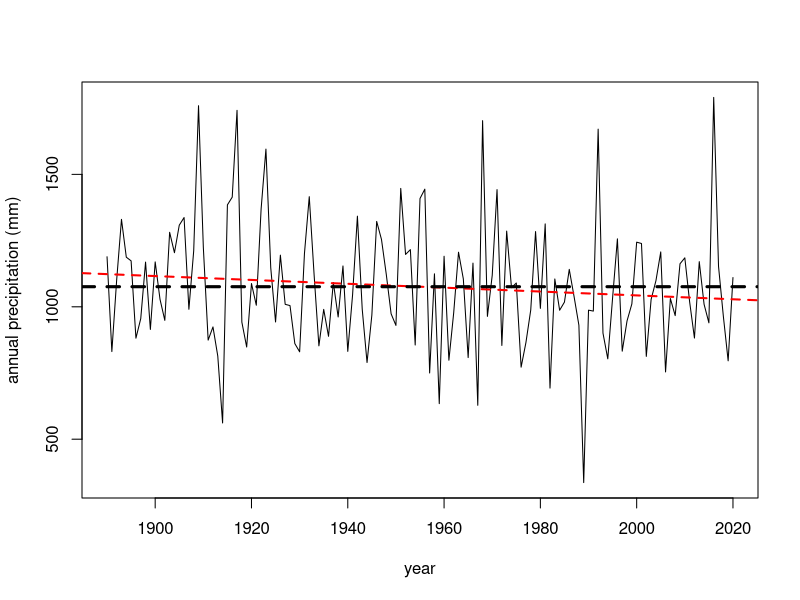
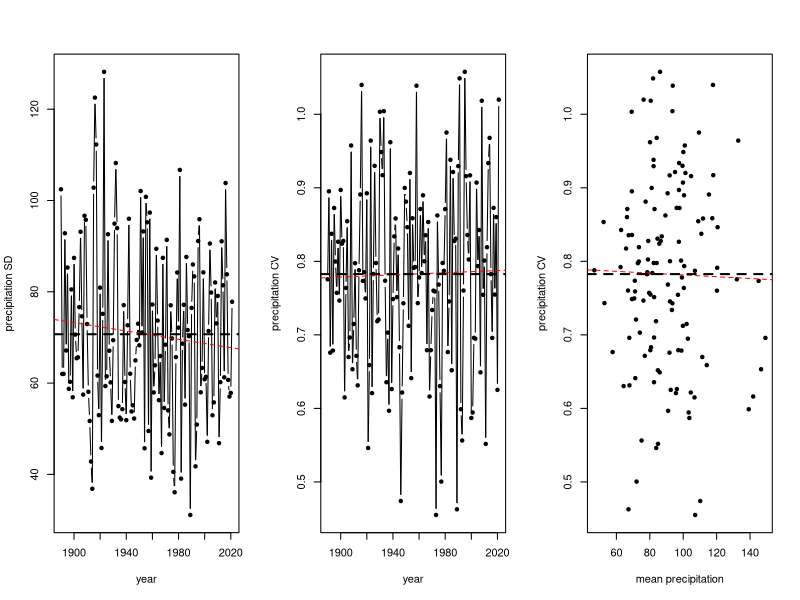
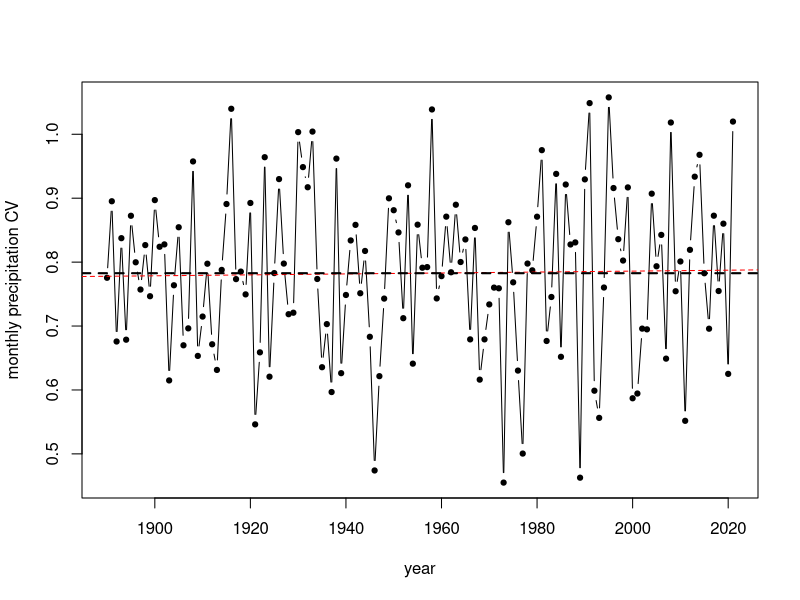
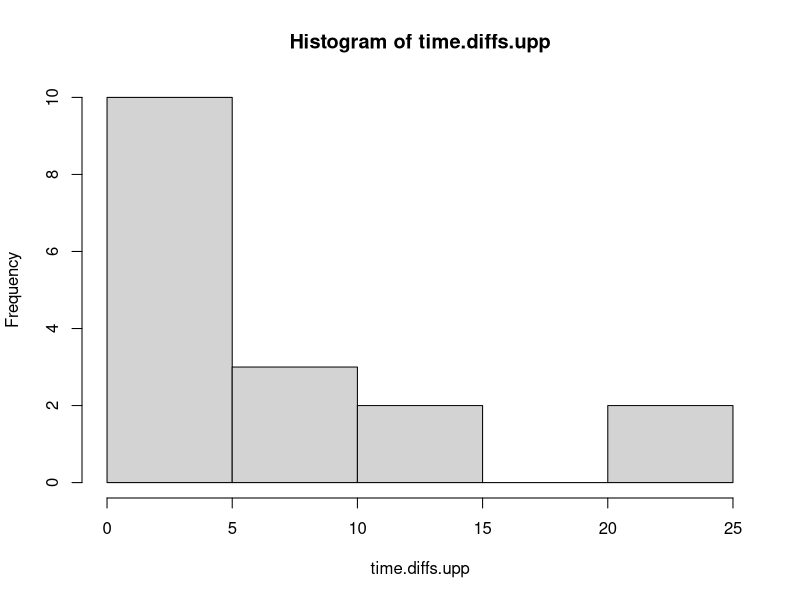
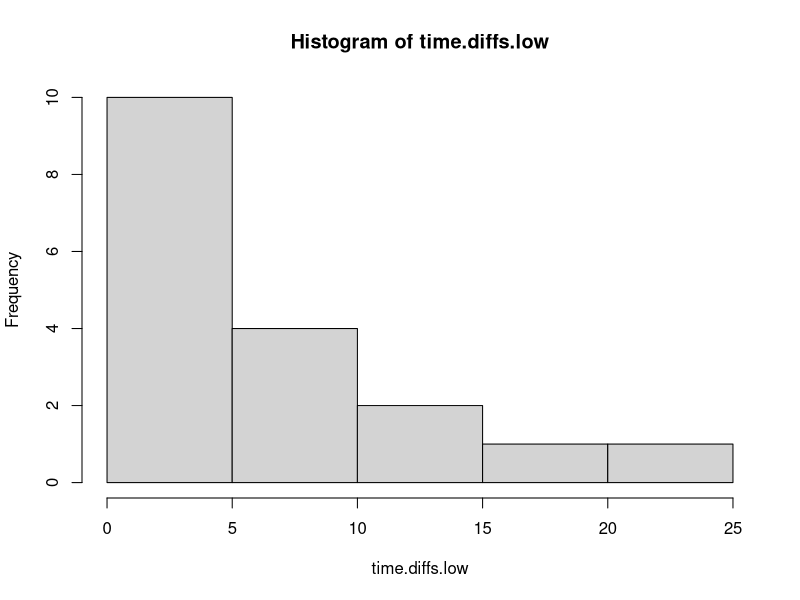
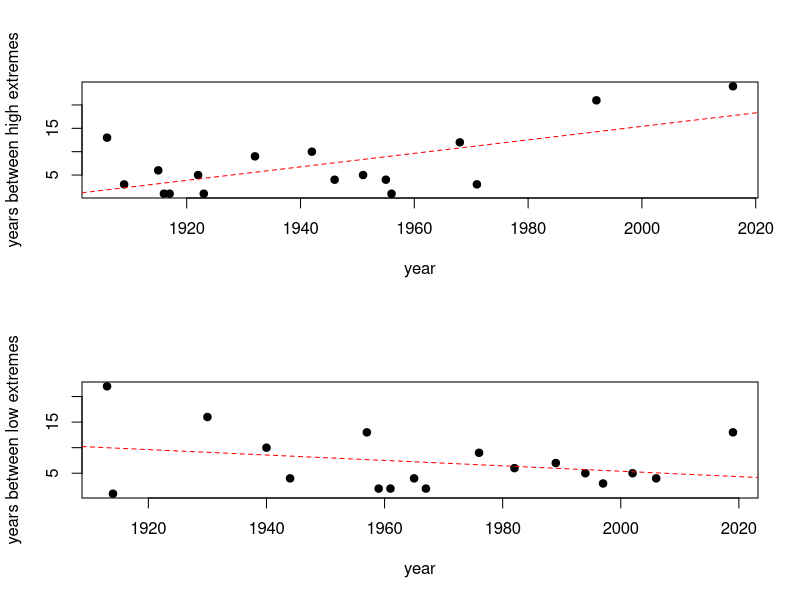

Write the R code that produced these figures, in order.
# Calculate trends in rainfall extremes
## January 2020

# functions
# Set functions
AICc <- function(...) {
  models <- list(...)
  num.mod <- length(models)
  AICcs <- numeric(num.mod)
  ns <- numeric(num.mod)
  ks <- numeric(num.mod)
  AICc.vec <- rep(0,num.mod)
  for (i in 1:num.mod) {
    if (length(models[[i]]$df.residual) == 0) n <- models[[i]]$dims$N else n <- length(models[[i]]$residuals)
    if (length(models[[i]]$df.residual) == 0) k <- sum(models[[i]]$dims$ncol) else k <- (length(models[[i]]$coeff))+1
    AICcs[i] <- (-2*logLik(models[[i]])) + ((2*k*n)/(n-k-1))
    ns[i] <- n
    ks[i] <- k
    AICc.vec[i] <- AICcs[i]
  }
  return(AICc.vec)
}

delta.AIC <- function(x) x - min(x) ## where x is a vector of AIC
weight.AIC <- function(x) (exp(-0.5*x))/sum(exp(-0.5*x)) ## Where x is a vector of dAIC
ch.dev <- function(x) ((( as.numeric(x$null.deviance) - as.numeric(x$deviance) )/ as.numeric(x$null.deviance))*100) ## % change in deviance, where x is glm object

linreg.ER <- function(x,y) { # where x and y are vectors of the same length; calls AICc, delta.AIC, weight.AIC functions
  fit.full <- lm(y ~ x); fit.null <- lm(y ~ 1)
  AIC.vec <- c(AICc(fit.full),AICc(fit.null))
  dAIC.vec <- delta.AIC(AIC.vec); wAIC.vec <- weight.AIC(dAIC.vec)
  ER <- wAIC.vec[1]/wAIC.vec[2]
  r.sq.adj <- as.numeric(summary(fit.full)[9])
  return(c(ER,r.sq.adj))
}


## import
dat <- read.table("monthlyprecipdata.csv", header=T, sep=",")

## calculate yearly sums
precip.yr.sum <- xtabs(dat$Monthly.Precipitation.Total..millimetres. ~ dat$Year)
precip.yr.sum <- precip.yr.sum[-length(precip.yr.sum)]
year.vec <- as.numeric(names(precip.yr.sum))
plot(year.vec, as.numeric(precip.yr.sum), type="l", pch=19, xlab="year", ylab="annual precipitation (mm)")
fit.yr <- lm(precip.yr.sum ~ year.vec)
abline(fit.yr, lty=2, lwd=2, col="red")
abline(h=mean(as.numeric(precip.yr.sum)),lty=2, lwd=3)
linreg.ER(year.vec, as.numeric(precip.yr.sum))

## calculate seasonal variation
year.vec <- as.numeric(unique(dat$Year))
precip.sd <- precip.cv <- precip.mn <- rep(0,length(year.vec))
for (y in 1:length(year.vec)) {
  dat.sub <- subset(dat, Year == year.vec[y])
  precip.sd[y] <- sd(dat.sub$Monthly.Precipitation.Total..millimetres.)
  precip.mn[y] <-  mean(dat.sub$Monthly.Precipitation.Total..millimetres.)
  precip.cv[y] <- precip.sd[y]/precip.mn[y]
}
par(mfrow=c(1,3))
plot(year.vec, precip.sd, xlab="year", ylab="precipitation SD", pch=19, cex=0.7, type="b")
fit.precipsd <- lm(precip.sd ~ year.vec)
abline(fit.precipsd, lty=2, col="red")
abline(h=mean(precip.sd), lty=2, lwd=2)
linreg.ER(year.vec, precip.sd)

plot(year.vec, precip.cv, xlab="year", ylab="precipitation CV", pch=19, cex=0.7, type="b")
fit.precipcv <- lm(precip.cv ~ year.vec)
abline(fit.precipcv, lty=2, col="red")
abline(h=mean(precip.cv), lty=2, lwd=2)
linreg.ER(year.vec, precip.cv)

plot(precip.mn, precip.cv, xlab="mean precipitation", ylab="precipitation CV", pch=19, cex=0.7)
fit.precipmncv <- lm(precip.cv ~ precip.mn)
abline(fit.precipmncv, lty=2, col="red")
abline(h=mean(precip.cv), lty=2, lwd=2)
linreg.ER(precip.mn, precip.cv)
par(mfrow=c(1,1))

plot(year.vec, precip.cv, xlab="year", ylab="monthly precipitation CV", pch=19, cex=0.7, type="b")
fit.precipcv <- lm(precip.cv ~ year.vec)
abline(fit.precipcv, lty=2, col="red")
abline(h=mean(precip.cv), lty=2, lwd=2)
linreg.ER(year.vec, precip.cv)

# frequency of extremes
n.sds <- 1
yearly.sd <- sd(as.numeric(precip.yr.sum))
yearly.mn <- mean(as.numeric(precip.yr.sum))
upp.lim <- yearly.mn + (n.sds*yearly.sd)
low.lim <- yearly.mn - (n.sds*yearly.sd)
times.upp <- which(as.numeric(precip.yr.sum) > upp.lim)
times.low <- which(as.numeric(precip.yr.sum) < low.lim)
time.diffs.upp <- diff(times.upp)
time.diffs.low <- diff(times.low)
hist(time.diffs.upp)
hist(time.diffs.low)

par(mfrow=c(2,1))
plot(year.vec[times.upp[-1]], time.diffs.upp, pch=19, xlab="year", ylab="years between high extremes")
times.upp.fit <- lm(time.diffs.upp ~ year.vec[times.upp[-1]])
abline(times.upp.fit, lty=2, col="red")
linreg.ER(year.vec[times.upp[-1]], time.diffs.upp)
plot(year.vec[times.low[-1]], time.diffs.low, pch=19, xlab="year", ylab="years between low extremes")
times.low.fit <- lm(time.diffs.low ~ year.vec[times.low[-1]])
abline(times.low.fit, lty=2, col="red")
linreg.ER(year.vec[times.low[-1]], time.diffs.low)
par(mfrow=c(1,1))

